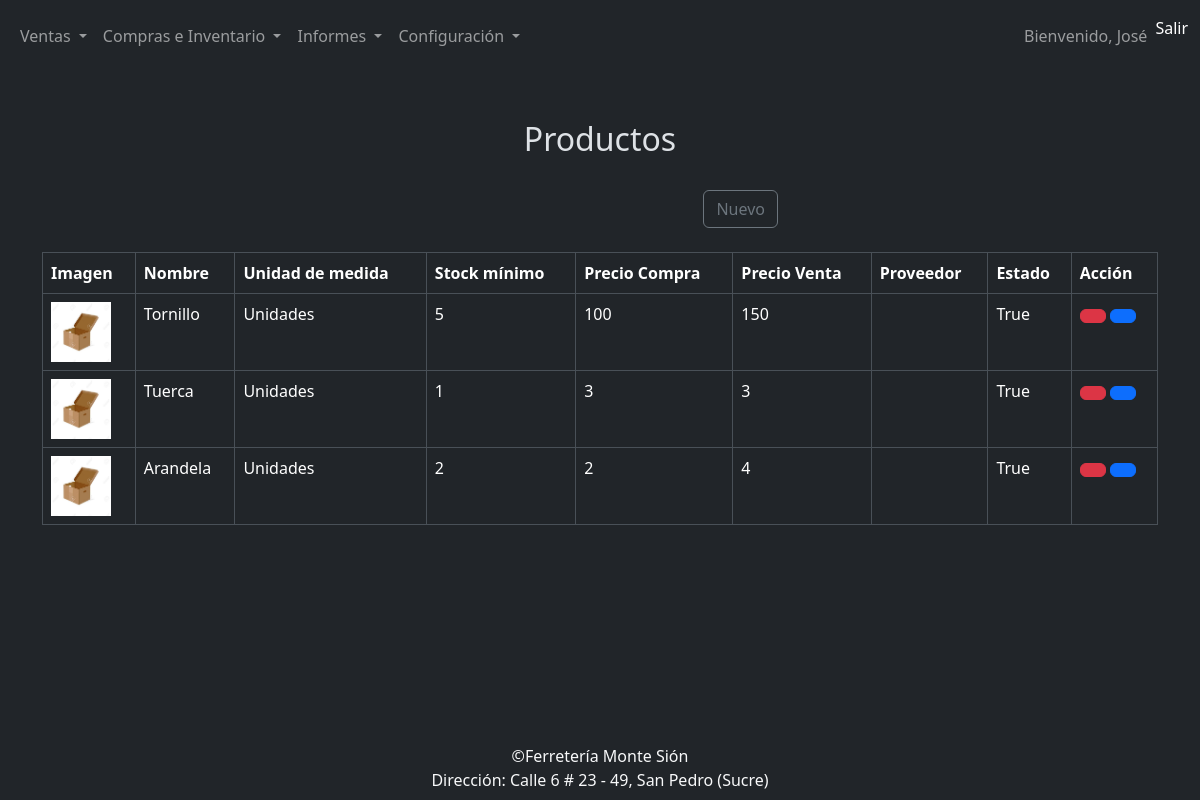
Screenshot of /compras/productos/ with the database file from the repository.
### compras/models.py (models this page shows, shortened)
class Producto(models.Model):
    nombre_producto= models.CharField(max_length=45,verbose_name="Nombre producto")
    unidad_medida= models.CharField(max_length=45,verbose_name="Unidad medida")
    stock_minimo= models.PositiveIntegerField(verbose_name="Stock mínimo")
    precio_unitario_compra= models.PositiveIntegerField(verbose_name="Precio unitario compra")
    precio_unitario_venta= models.PositiveIntegerField(verbose_name="Precio unitario venta")
    imagen = models.ImageField(upload_to=get_image_filename, blank=True, null=True,default="compras/imagenProducto.jpg")
    estado= models.BooleanField(default=True)

### compras/views.py (the view)
# urls.py: path('productos/', productos, name='productos'),
def productos(request):
    titulo="Productos"
    productos = Producto.objects.all()
    context={
        "titulo": titulo,
        "productos":productos,
    }
    return render(request, "compras/productos/productos.html", context)

### base/templates/compras/productos/productos.html (shortened to what this page needs)
{% extends 'partials/body.html' %}
{% load bootstrap_icons %}
{% block contenido %}
    <div class="container mt-5">
        <div class="row mb-4">
            <div class="col-md-12">
                <h2 class="text-center">Productos</h2>
            </div>
        </div>
        <div class="row mb-4">
            <div class="col-md-7">
            </div>
            <div class="col-md-1">
                <a class="btn btn-outline-secondary btn-block float-end" type="button" id="button-addon2" href="{% url 'productos_crear' %}">Nuevo</a>
            </div>
        </div>
        <table class="table table-bordered w-100">
            <tr>
                <th>Imagen</th>
                <th>Nombre</th>
                <th>Unidad de medida</th>
                <th>Stock mínimo</th>
                <th>Precio Compra</th>
                <th>Precio Venta</th>
                <th>Proveedor</th>
                <th>Estado</th>
                <th>Acción</th>
            </tr>
        <tbody>
            {% for producto in productos %}
            {% if producto.estado %}
                <tr>
                    <td>
                        <img src="{{ producto.imagen.url }}" class="img-circle elevation-2" alt="User Image" width="60" />
                    </td>
                    <td>{{ producto.nombre_producto }} </td>
                    <td>{{ producto.unidad_medida}}</td>
                    <td>{{ producto.stock_minimo }}</td>
                    <td>{{ producto.precio_unitario_compra }}</td>
                    <td>{{ producto.precio_unitario_venta }}</td>
                    <td>{{ producto.proveedor.nombre_proveedor }}</td>
                    <td>{{ producto.estado }}</td>
                    <td>
                        <button type="button" class="btn btn-danger" data-bs-toggle="modal" data-bs-target="#staticBackdrop{{ usuario.id }}">{% bs_icon 'trash' %}</button>
                    <a href="#" class="btn btn-primary" data-bs-toggle="tooltip" data-bs-placement="top" title="Editar">{% bs_icon 'pencil' %}</a>
                </td>
                </tr>
                {% endif %}
            {% endfor %}
        </tbody>
        </table>
    </div>
{% endblock contenido %}

### base/templates/partials/body.html (shortened to what this page needs)
{% load django_bootstrap5 %}
{% load static %}
<!DOCTYPE html>
<html lang="es" data-bs-theme="dark">
<head>
    <link href="{% static 'Toastr/css/toastr.min.css' %}" rel="stylesheet"/>
    <link href="https://cdn.jsdelivr.net/npm/select2@4.1.0-rc.0/dist/css/select2.min.css" rel="stylesheet" />
    {% bootstrap_css %}
</head>
<body>
    {% include 'partials/header.html' %}
    {% block contenido %}
    {% endblock contenido %}
    {% include 'partials/footer.html' %}
</body>
</html>

### base/templates/partials/header.html (shortened to what this page needs)
<nav class="navbar navbar-expand-lg navbar-dark bg-dark">
    <div class="container-fluid">
        <div class="collapse navbar-collapse" id="navbarNav">
            <ul class="navbar-nav">
                <li class="nav-item dropdown">
                    <a class="nav-link fs-6 dropdown-toggle" href="#" id="clientesDropdown" role="button" data-bs-toggle="dropdown" aria-haspopup="true" aria-expanded="false">
                        Ventas
                    </a>
                </li>
                <li class="nav-item dropdown">
                    <a class="nav-link fs-6 dropdown-toggle" href="#" id="proveedoresDropdown" role="button" data-bs-toggle="dropdown" aria-haspopup="true" aria-expanded="false">
                        Compras e Inventario
                    </a>
                </li>
                <li class="nav-item dropdown">
                    <a class="nav-link fs-6 dropdown-toggle" href="#" id="bodegasDropdown" role="button" data-bs-toggle="dropdown" aria-haspopup="true" aria-expanded="false">
                        Informes
                    </a>
                </li>
                <li class="nav-item dropdown">
                    <a class="nav-link fs-6 dropdown-toggle" href="#" id="bodegasDropdown" role="button" data-bs-toggle="dropdown" aria-haspopup="true" aria-expanded="false">
                        Configuración
                    </a>
                </li>
            </ul>
            <div class="navbar-text ms-auto d-flex">
                <span class="fs-6 m-2">Bienvenido, José</span>
                <a class="nav-link fs-6" href="#">Salir</a>
            </div>
        </div>
    </div>
</nav>

### base/templates/partials/footer.html
<footer class="bg-dark text-light text-center py-2 fixed-bottom">
    <div class="container">
        <div class="row">
            <div class="col-md-12">
                <p class="mb-0">&copy;Ferretería Monte Sión</p>
                <p class="mb-0">Dirección: Calle 6 # 23 - 49, San Pedro (Sucre)</p>
            </div>
        </div>
    </div>
</footer>

### base/templates/partials/scripts.html (shortened to what this page needs)
{% load static %}

### rows the page displays
Producto: imagen (picture), nombre_producto "Tornillo", unidad_medida "Unidades", stock_minimo "5", precio_unitario_compra "100", precio_unitario_venta "150", estado "True"
Producto: imagen (picture), nombre_producto "Tuerca", unidad_medida "Unidades", stock_minimo "1", precio_unitario_compra "3", precio_unitario_venta "3", estado "True"
Producto: imagen (picture), nombre_producto "Arandela", unidad_medida "Unidades", stock_minimo "2", precio_unitario_compra "2", precio_unitario_venta "4", estado "True"
